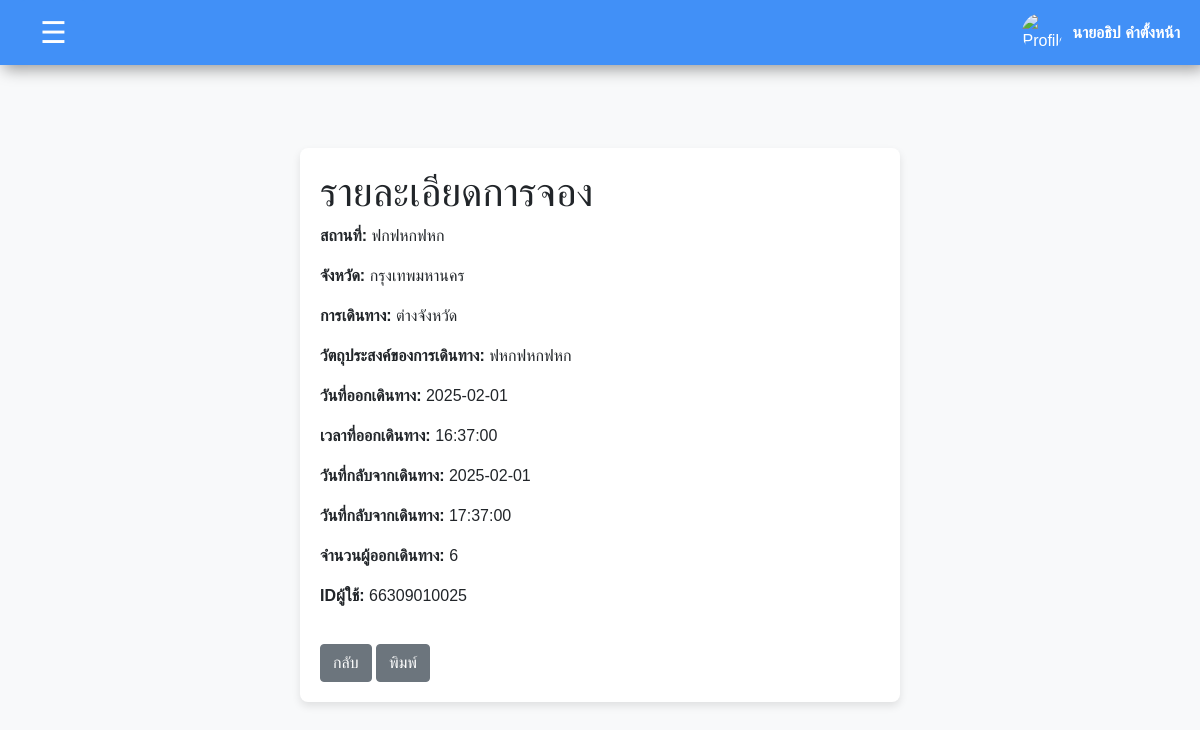
The app's page /user/request_details.php?request_id=UDTC20250201001 (signed in) with its own data.
### tables this page shows
CREATE TABLE `requests` (
  `request_id` varchar(20) NOT NULL,
  `destination` varchar(255) DEFAULT NULL,
  `province` varchar(100) DEFAULT NULL,
  `travel_type` enum('ในจังหวัด','ต่างจังหวัด') DEFAULT NULL,
  `purpose` varchar(255) DEFAULT NULL,
  `departure_date` date DEFAULT NULL,
  `departure_time` time DEFAULT NULL,
  `return_date` date DEFAULT NULL,
  `return_time` time DEFAULT NULL,
  `passengers` int(11) DEFAULT NULL,
  `request_date` datetime DEFAULT NULL,
  `status` enum('รออนุมัติ','อนุมัติ','ปฏิเสธ','ยกเลิก') DEFAULT 'รออนุมัติ',
  `user_id` varchar(255) DEFAULT NULL,
  `driver_id` int(11) DEFAULT NULL,
  `car_id` int(11) DEFAULT NULL,
  `admin_id` varchar(11) DEFAULT NULL
);

### user/request_details.php (the view, shortened to what this page needs)
<?php
require('header.php');
$request_id = mysqli_real_escape_string($connect, $_GET['request_id']);
$sql = "SELECT requests.request_id,
                requests.user_id,
                users.fullname,
                users.position,
                requests.destination,
                requests.province,
                requests.departure_date,
                requests.departure_time,
                requests.return_date,
                requests.return_time,
                requests.status,
                requests.travel_type,
                requests.purpose,
                requests.passengers
        FROM requests
        JOIN users ON requests.user_id = users.user_id
        WHERE requests.request_id = '$request_id'";
$result = mysqli_query($connect, $sql);
$request = mysqli_fetch_assoc($result);
?>
<!DOCTYPE html>
<html lang="en">
<head>
    <link rel="stylesheet" href="../css/bootstrap.css">
</head>
<body>
<div class="container-wrapper">
<div class="container">
    <h1>รายละเอียดการจอง</h1>
    <p><strong>สถานที่:</strong> <?php echo htmlspecialchars($request['destination']); ?></p>
    <p><strong>จังหวัด:</strong> <?php echo htmlspecialchars($request['province']); ?></p>
    <p><strong>การเดินทาง:</strong> <?php echo htmlspecialchars($request['travel_type']); ?></p>
    <p><strong>วัตถุประสงค์ของการเดินทาง:</strong> <?php echo htmlspecialchars($request['purpose']); ?></p>
    <p><strong>วันที่ออกเดินทาง:</strong> <?php echo htmlspecialchars($request['departure_date']); ?></p>
    <p><strong>เวลาที่ออกเดินทาง:</strong> <?php echo htmlspecialchars($request['departure_time']); ?></p>
    <p><strong>วันที่กลับจากเดินทาง:</strong> <?php echo htmlspecialchars($request['return_date']); ?></p>
    <p><strong>วันที่กลับจากเดินทาง:</strong> <?php echo htmlspecialchars($request['return_time']); ?></p>
    <p><strong>จำนวนผู้ออกเดินทาง:</strong> <?php echo htmlspecialchars($request['passengers']); ?></p>
    <p><strong>IDผู้ใช้:</strong> <?php echo htmlspecialchars($request['user_id']); ?></p>
    <a href="javascript:history.back()" class="btn btn-secondary">กลับ</a>
    <a href="javascript:history.back()" class="btn btn-secondary">พิมพ์</a>
</div>
</div>
</body>
</html>

### user/header.php (style rules this page uses)
body { font-family: Arial, sans-serif; margin: 0; padding: 0; background-color: #f5f5f5; }

### user/request_details.php (style rules this page uses)
body { margin: 0; background-color: #f8f9fa; font-family: Arial, sans-serif; }
.container-wrapper { display: flex; justify-content: center; align-items: center; min-height: calc(100vh - 80px); padding: 20px; }
.container { width: 100%; max-width: 600px; padding: 20px; box-shadow: 0 4px 8px rgba(0.1, 0.1, 0.1, 0.1); background-color: #ffff; border-radius: 8px; text-align: left; }
.btn-secondary { margin-top: 20px; }

### records on screen
requests: destination "ฟกฟหกฟหก", province "กรุงเทพมหานคร", travel_type "ต่างจังหวัด", purpose "ฟหกฟหกฟหก", departure_date "2025-02-01", departure_time "16:37:00", return_date "2025-02-01", return_time "17:37:00", passengers "6", user "66309010025"

### other values on screen
$_SESSION['fullname'] "นายอธิป คำตั้งหน้า"
